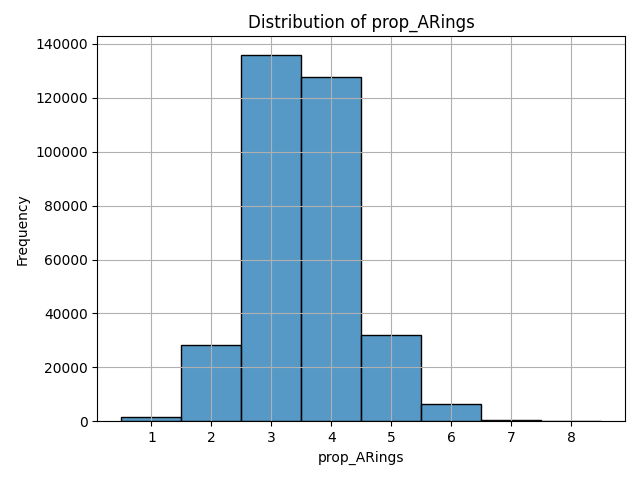
#> input picture paper/experiment-1/properties/prop_ARings.png, 640 x 480 px
$ python -i generate_composite_figures.py   (imports and definitions only)
#> lines starting #> are read from the running program, lines starting #| are printed output that depends on the picture; after the words box and inside, x2 and y2 are one past the last pixel; in counts of white or black regions, pixels touching at a corner belong together
from __future__ import annotations

import argparse
from pathlib import Path

from PIL import Image, ImageChops, ImageDraw, ImageFont, ImageOps


BG = "white"
INK = "#111111"
MUTED = "#4f5b66"
BORDER = "#d9dee3"
SECTION_BG = "#fafbfd"


# [47 lines left out: function parse_args, not called in this run]


def _get_font(size: int, bold: bool = False) -> ImageFont.FreeTypeFont | ImageFont.ImageFont:
#> called with size = 66, bold = True
    candidates: list[str] = []
    if bold:
        candidates.extend(
            [
                "/System/Library/Fonts/Supplemental/Arial Bold.ttf",
                "/System/Library/Fonts/Supplemental/Helvetica Bold.ttf",
            ]
        )
    candidates.extend(
        [
            "/System/Library/Fonts/Supplemental/Arial Unicode.ttf",
            "/System/Library/Fonts/Supplemental/Arial.ttf",
            "/System/Library/Fonts/Supplemental/Helvetica.ttc",
            "/System/Library/Fonts/SFNS.ttf",
        ]
    )
    for candidate in candidates:
        path = Path(candidate)
        if not path.exists():
            continue
        try:
            return ImageFont.truetype(str(path), size=size)
        except OSError:
            continue
    return ImageFont.load_default()


SUB = _get_font(66, bold=True)
SECTION = _get_font(50, bold=True)
LABEL = _get_font(50, bold=True)
LABEL_PLAIN = _get_font(50, bold=False)
SMALL = _get_font(44)
#> further down, picture is the input picture: PIL image 640x480 RGBA; mean R, G, B, A 219.8, 230.5, 237.8, 255


def contain(image: Image.Image, size: tuple[int, int]) -> Image.Image:
    return ImageOps.contain(image.convert("RGB"), size, method=Image.Resampling.LANCZOS)


def trim_white_margins(image: Image.Image, padding_fraction: float = 0.08) -> Image.Image:
    """Crop unused white canvas while retaining a small content margin."""
#> called with padding_fraction = 0.08
    rgb = image.convert("RGB")
    difference = ImageChops.difference(rgb, Image.new("RGB", rgb.size, BG)).convert("L")
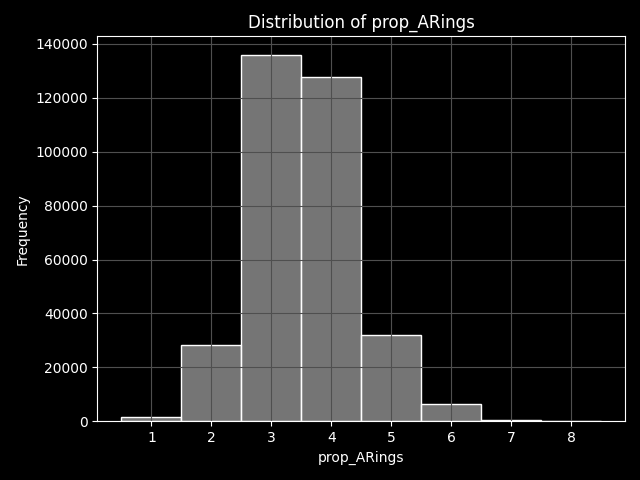
#> difference: PIL image 640x480 L; min 0, max 255, mean 26.9
    content_mask = difference.point(lambda value: 255 if value > 8 else 0)
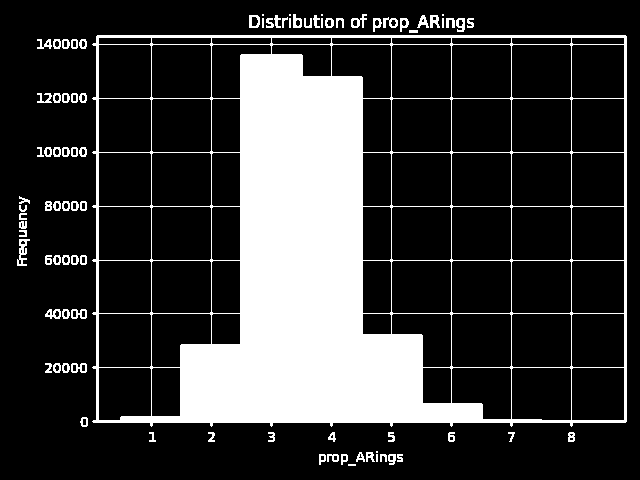
#> content_mask: PIL image 640x480 L; 22.7% white; 87 white regions (7 under 20 px), largest, box (x1, y1, x2, y2) and area: (92, 35, 627, 427) 65470, (17, 239, 30, 266) 164, (351, 14, 367, 28) 104
    bbox = content_mask.getbbox()
#> bbox = (17, 14, 627, 466)
    if bbox is None:
        return rgb

    left, top, right, bottom = bbox
#> left = 17; top = 14; right = 627; bottom = 466
    padding = max(12, round(max(right - left, bottom - top) * padding_fraction))
#> padding = 49
    expanded_bbox = (
        max(0, left - padding),
        max(0, top - padding),
        min(rgb.width, right + padding),
        min(rgb.height, bottom + padding),
    )
#> expanded_bbox = (0, 0, 640, 480)
    return rgb.crop(expanded_bbox)


# [218 lines left out: functions require_paths, first_building_blocks, top_hit_paths, panel, build_enumeration_composite, build_library_examples_composite and 2 more, not called in this run]


# [2 lines not run here, left out]

>>> from PIL import Image
>>> picture = Image.open('experiment-1/properties/prop_ARings.png')
>>> result = trim_white_margins(picture)

$ run again, on paper/experiment-1/properties/prop_RBonds.png
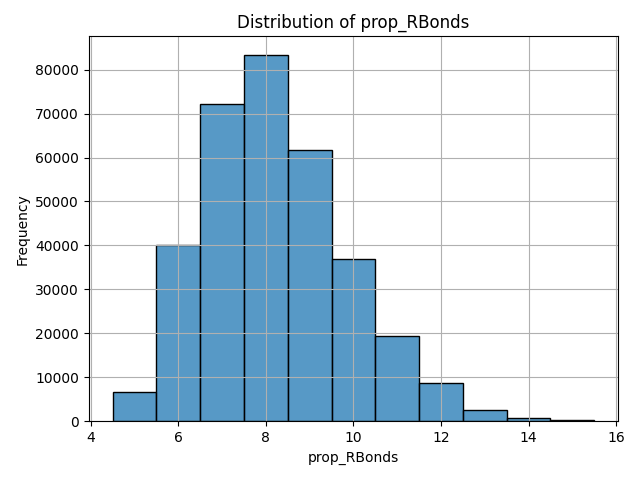
#> input picture paper/experiment-1/properties/prop_RBonds.png, 640 x 480 px
#> picture is the input picture: PIL image 640x480 RGBA; mean R, G, B, A 213.8, 226.5, 235.2, 255
#> in trim_white_margins, `difference = ImageChops.difference(rgb, Image.new("RGB", rgb.size, BG)..`:
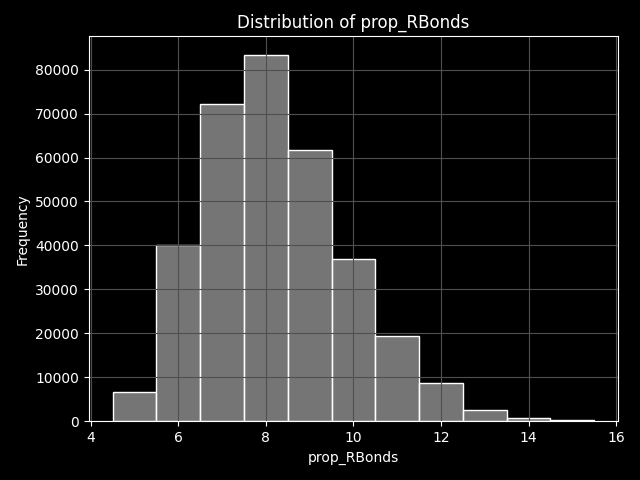
#> difference: PIL image 640x480 L; min 0, max 255, mean 31.4
#> in trim_white_margins, `content_mask = difference.point(lambda value: 255 if value > 8 else 0)`:
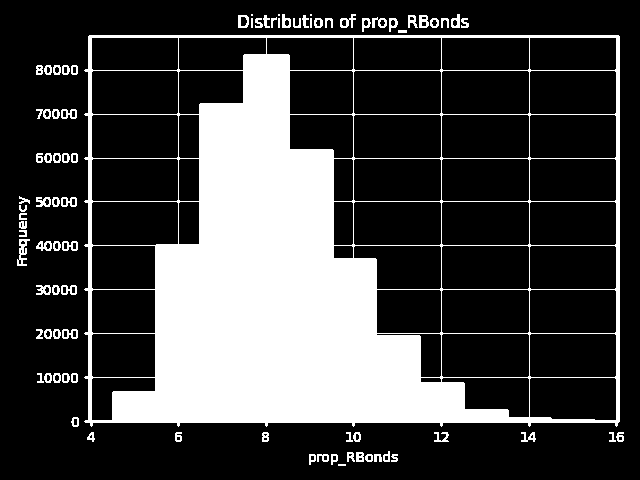
#> content_mask: PIL image 640x480 L; 26.2% white; 84 white regions (4 under 20 px), largest, box (x1, y1, x2, y2) and area: (84, 35, 620, 427) 75660, (17, 239, 30, 266) 164, (340, 14, 356, 28) 104
#> bbox = (17, 14, 624, 466)
#> left = 17; top = 14; right = 624; bottom = 466
#> padding = 49
#> expanded_bbox = (0, 0, 640, 480)

$ run again, on paper/experiment-1/properties/prop_TPSA.png
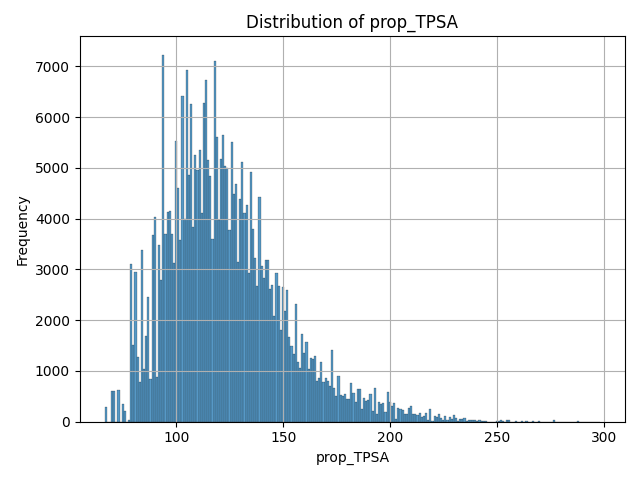
#> input picture paper/experiment-1/properties/prop_TPSA.png, 640 x 480 px
#> picture is the input picture: PIL image 640x480 RGBA; mean R, G, B, A 228.3, 234.9, 239.4, 255
#> in trim_white_margins, `difference = ImageChops.difference(rgb, Image.new("RGB", rgb.size, BG)..`:
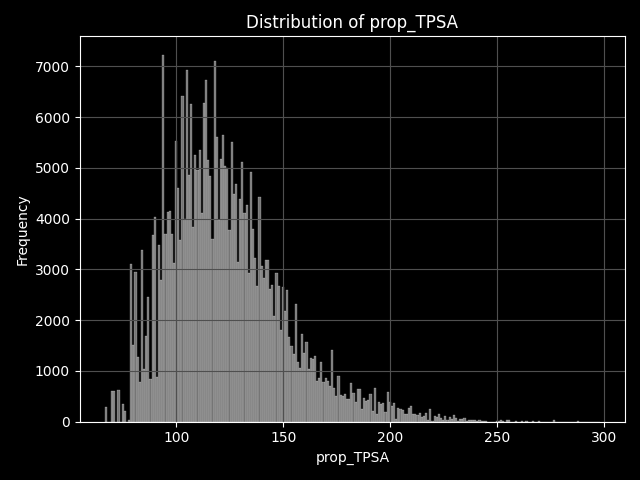
#> difference: PIL image 640x480 L; min 0, max 255, mean 21.5
#> in trim_white_margins, `content_mask = difference.point(lambda value: 255 if value > 8 else 0)`:
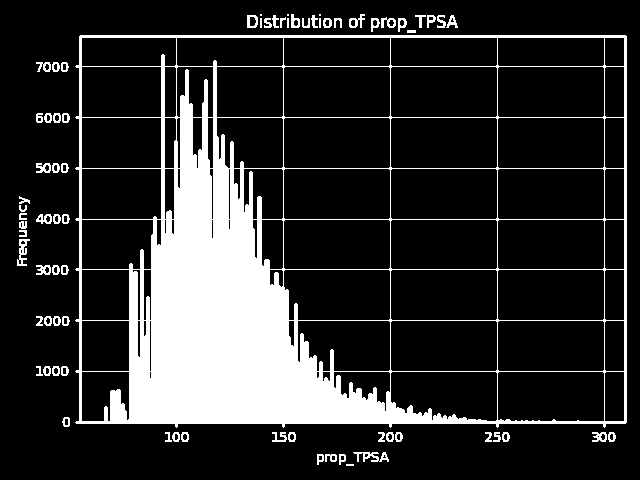
#> content_mask: PIL image 640x480 L; 18.3% white; 74 white regions (4 under 20 px), largest, box (x1, y1, x2, y2) and area: (75, 35, 627, 428) 52253, (353, 452, 389, 462) 182, (17, 239, 30, 266) 164
#> bbox = (17, 14, 627, 466)
#> left = 17; top = 14; right = 627; bottom = 466
#> padding = 49
#> expanded_bbox = (0, 0, 640, 480)

$ run again, on paper/experiment-1/properties/prop_formalCharge.png
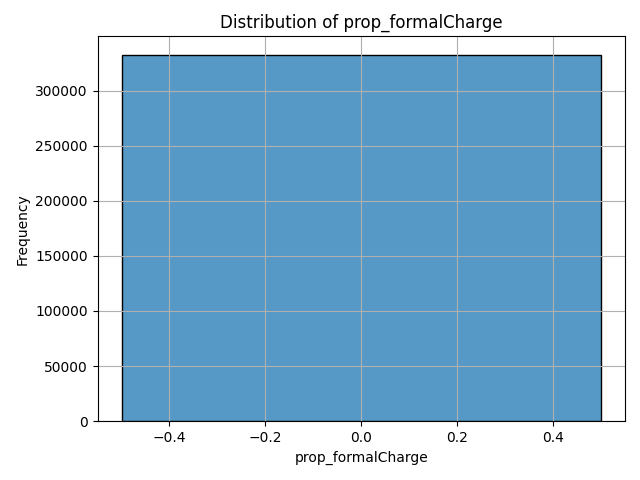
#> input picture paper/experiment-1/properties/prop_formalCharge.png, 640 x 480 px
#> picture is the input picture: PIL image 640x480 RGBA; mean R, G, B, A 155.5, 191.8, 216.5, 255
#> in trim_white_margins, `difference = ImageChops.difference(rgb, Image.new("RGB", rgb.size, BG)..`:
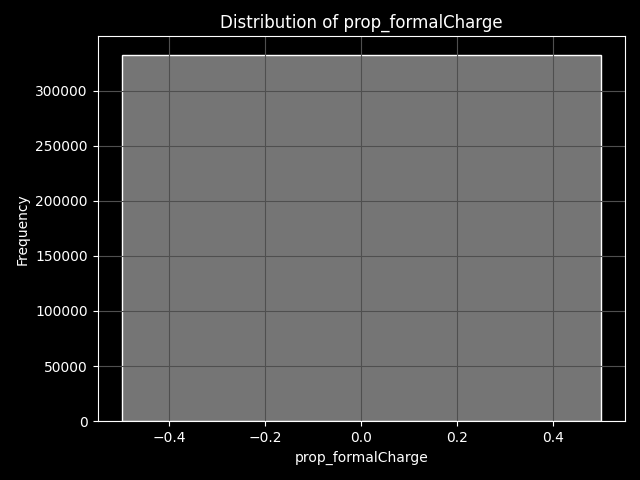
#> difference: PIL image 640x480 L; min 0, max 255, mean 71.5
#> in trim_white_margins, `content_mask = difference.point(lambda value: 255 if value > 8 else 0)`:
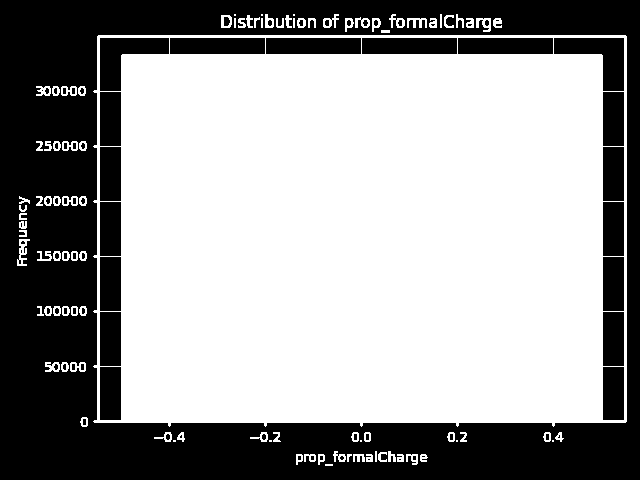
#> content_mask: PIL image 640x480 L; 61% white; 79 black regions (47 under 20 px), largest, box (x1, y1, x2, y2) and area: (0, 0, 640, 480) 95514, (554, 38, 624, 91) 1898, (100, 38, 169, 91) 1882
#> bbox = (17, 14, 627, 466)
#> left = 17; top = 14; right = 627; bottom = 466
#> padding = 49
#> expanded_bbox = (0, 0, 640, 480)
